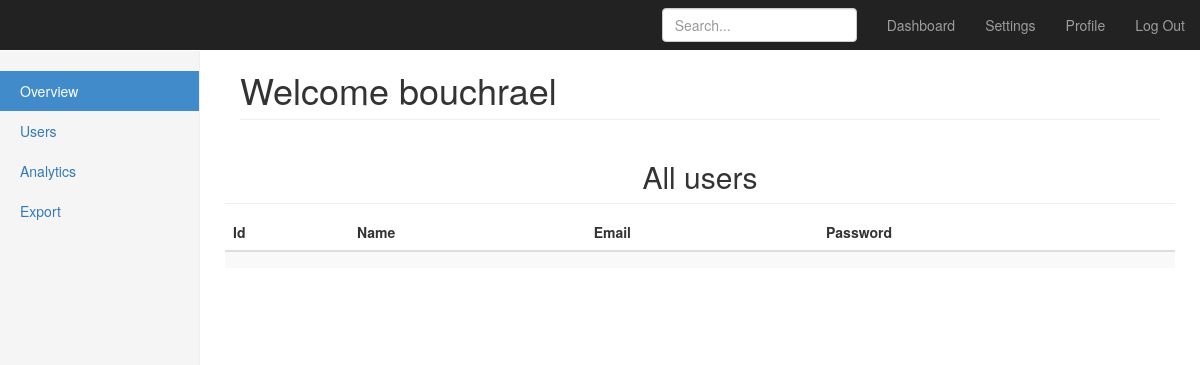
/show_all, run on an earlier commit of the app's database.
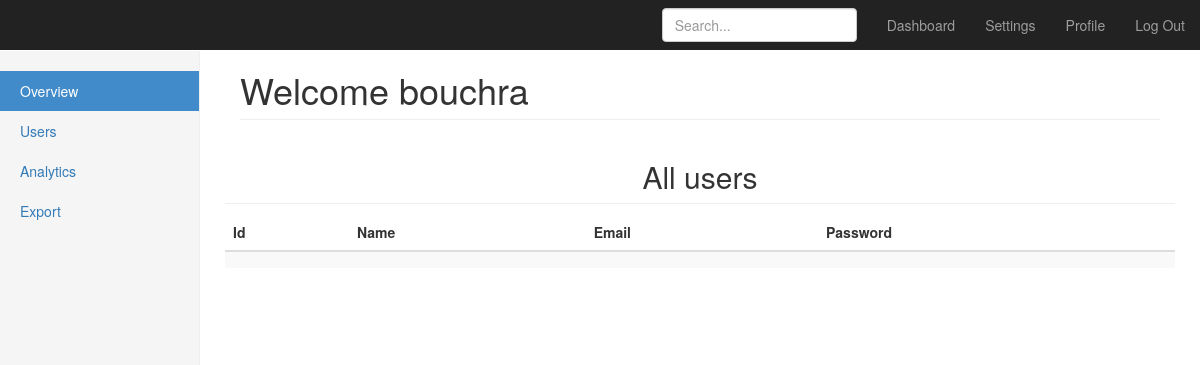
And on a later commit of the database.
### app.py (models this page shows)
class User(db.Model):
    id = db.Column(db.Integer, primary_key=True)
    username = db.Column(db.String(15), unique=True)
    email = db.Column(db.String(50), unique=True)
    password =db.Column(db.String(80))

### app.py (the view)
@app.route('/show_all')
def show_all():
   user = User.query.first()
   return render_template('show_all.html', user=user,users = User.query.all() )

### templates/show_all.html (shortened to what this page needs)
{% extends "bootstrap/base.html" %}
{% block styles %}
{{super()}}
<link rel="stylesheet" href="{{url_for('.static', filename='dashboard.css')}}">
{% endblock %}
{% block content %}
    <nav class="navbar navbar-inverse navbar-fixed-top">
      <div class="container-fluid">
        <div class="navbar-header">
          <a class="navbar-brand" href="#"></a>
        </div>
        <div id="navbar" class="navbar-collapse collapse">
          <ul class="nav navbar-nav navbar-right">
            <li><a href="{{ url_for('dashboard') }}">Dashboard</a></li>
            <li><a href="#">Settings</a></li>
            <li><a href="{{ url_for('profile') }}">Profile</a></li>
            <li><a href="{{ url_for('index') }}">Log Out</a></li>
          </ul>
          <form class="navbar-form navbar-right">
            <input type="text" class="form-control" placeholder="Search...">
          </form>
        </div>
      </div>
    </nav>
    <div class="container-fluid">
      <div class="row">
        <div class="col-sm-3 col-md-2 sidebar">
          <ul class="nav nav-sidebar">
            <li class="active"><a href="#">Overview <span class="sr-only">(current)</span></a></li>
            <li><a href="{{ url_for('show_all') }}">Users</a></li>
            <li><a href="#">Analytics</a></li>
            <li><a href="#">Export</a></li>
          </ul>
        </div>
        <div class="col-sm-9 col-sm-offset-3 col-md-10 col-md-offset-2 main">
          <h1 class="page-header">Welcome {{user.username}} </h1>
          <div class="row placeholders">
          <h2 class="sub-header"> All users </h2>
          <div class="table-responsive">
            <table class="table table-striped">
              <thead>
                <tr>
                  <th>Id</th>
                  <th>Name</th>
                  <th>Email</th>
                  <th>Password</th>
                </tr>
              </thead>
              <tbody>
                <tr>
                  <td></td>
                  <td></td>
                  <td></td>
                  <td></td>
                </tr>
              </tbody>
            </table>
          </div>
        </div>
      </div>
    </div>
{% endblock %}

### static/dashboard.css (style rules this page uses)
body { padding-top: 50px; }
.sub-header { padding-bottom: 10px; border-bottom: 1px solid #eee; }
.navbar-fixed-top { border: 0; }
.sidebar { display: none; }
@media (min-width: 768px) { .sidebar { position: fixed; top: 51px; bottom: 0; left: 0; z-index: 1000; display: block; padding: 20px; overflow-x: hidden; overflow-y: auto; background-color: #f5f5f5; border-right: 1px solid #eee; } }
.nav-sidebar { margin-right: -21px; margin-bottom: 20px; margin-left: -20px; }
.nav-sidebar > li > a { padding-right: 20px; padding-left: 20px; }
.nav-sidebar > .active > a, .nav-sidebar > .active > a:hover, .nav-sidebar > .active > a:focus { color: #fff; background-color: #428bca; }
.main { padding: 20px; }
@media (min-width: 768px) { .main { padding-right: 40px; padding-left: 40px; } }
.main .page-header { margin-top: 0; }
.placeholders { margin-bottom: 30px; text-align: center; }

What changed in the data, as far as the page shows it:
changed User: username "bouchrael" → "bouchra"
